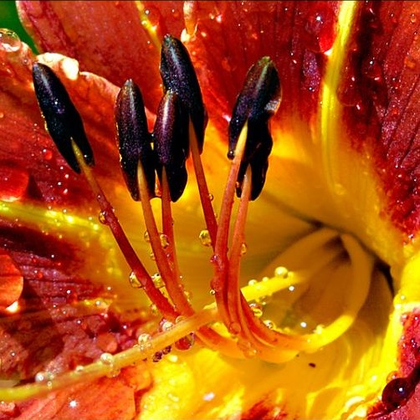
%> input picture flowers.bmp, 420 x 420 px, shrunk from 502 x 502 before the run
$ octave bilateral_filter.m   (GNU Octave 9; MATLAB toolbox functions it lacks are replaced by stand-ins)
%> lines starting %> are read from the running program, lines starting %| are printed output that depends on the picture
    %% Generate observed image
    clear all;
    close all;
    I=double(imread('flowers.bmp'))/255; %% Image loading
    I=mean(I,3);
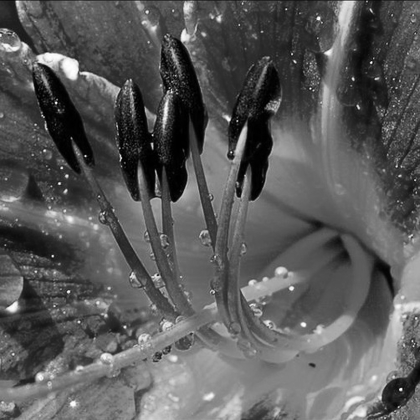
%> I: size 420x420 double; min 0, max 1, mean 0.353
    sizeI=size(I);
%> sizeI = [420 420]
    %% Apply noise to the original image
    noise_coef = 0.15; % Coef de bruitage initial
    u=I+noise_coef*randn(sizeI);
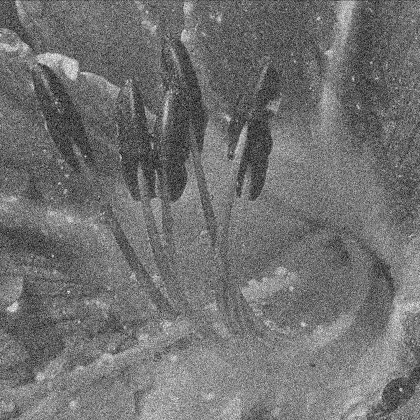
%> u: size 420x420 double; min -0.52, max 1.44, mean 0.353; drawn with min black and max white
    %figure; imshow(u);title('Noisy observed image');

    % Denoise
    w=3;
    sigma_s=1;
    sigma_i=2;
    size_I_noisy=size(u);
%> size_I_noisy = [420 420]

    %% Bilateral filtering.
    % Pre-compute Gaussian distance weights.
    % Step1.
    spatial_weights=zeros(2*w+1,2*w+1);
    for x_1=1:2*w+1
        for x_2=1:2*w+1
           % Notre S :
           spatial_weights(x_1,x_2) = exp( - ( (x_1-w-1)^2 + (x_2-w-1)^2 ) / 2*sigma_s^2 );
        end;
    end;

% Step2.
% Calcul de u tilde et t
N = size_I_noisy(1);
%> N = 420
M = size_I_noisy(2);
%> M = 420
% matrice qui contiendra l image finale :
denoisedI = u;

for p_2 = w+1:M-w
   for p_1 = w+1:N-w
        % Calcul de u tilde
        u_t = u(p_1-w:w+p_1, p_2-w:w+p_2);
        t = exp( - (u_t - u(p_1, p_2) )^2  / 2 * sigma_i^2 );
        % Constante de noramlisation
        C = sum( sum( spatial_weights .* t ) );
        % On remplit la matrice résultat
        denoisedI(p_1, p_2) = (sum( sum( u_t .* spatial_weights .* t ))) ./ C;
    end;
end;
%figure;imshow(denoisedI);title('Denoised image');

% Sauvegarde des résultats
out_file_name = ["noise" num2str(noise_coef) "_w" num2str(w) "_s" num2str(sigma_s) "_i" num2str(sigma_i) "_out.png" ]
imwrite(denoisedI, ["results/" out_file_name]);
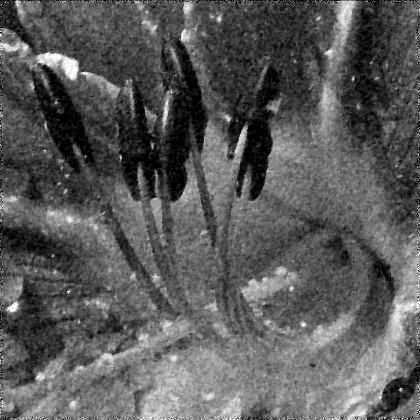
%> saved as noise0.15_w3_s1_i2_out.png: size 420x420 uint8; min 0, max 255, mean 90.2
imwrite(u, ["results/" "noise" num2str(noise_coef) "_in.png"]);
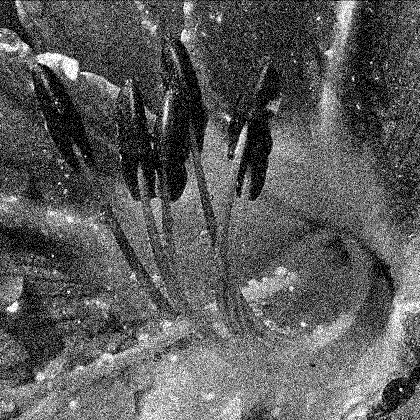
%> saved as noise0.15_in.png: size 420x420 uint8; min 0, max 255, mean 91.3
